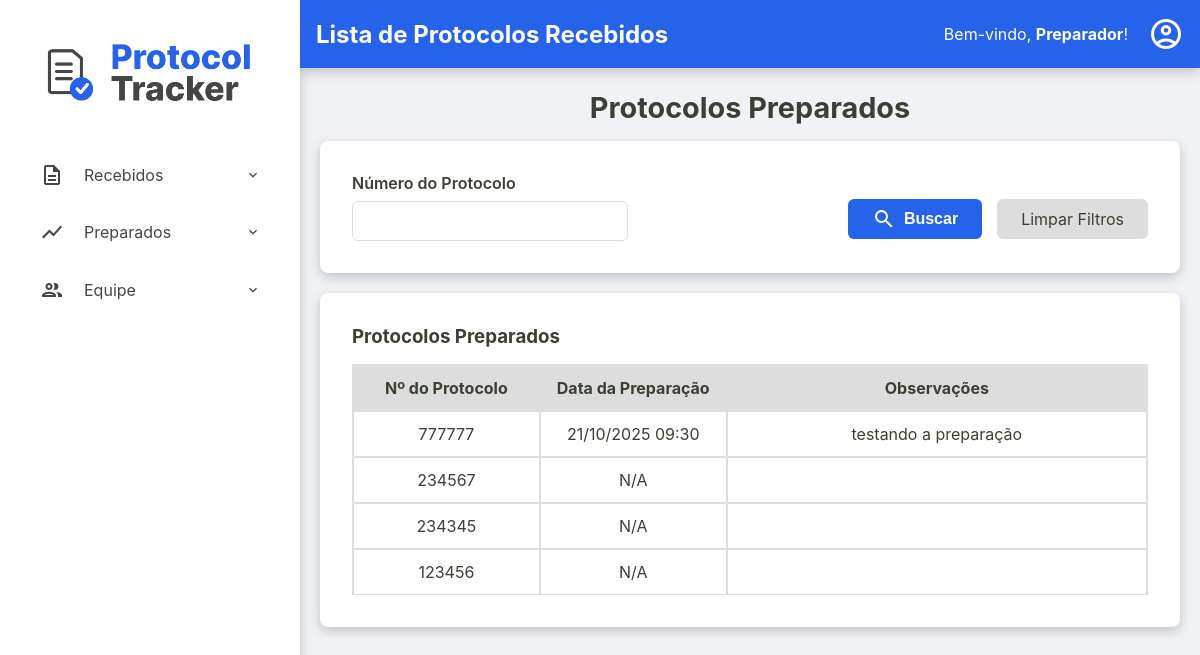
/preparadores/preparados (signed in), run on the app's committed database.
### tables this page shows
CREATE TABLE usuarios (
    id INTEGER PRIMARY KEY AUTOINCREMENT,
    nome TEXT NOT NULL,
    email TEXT NOT NULL UNIQUE,
    cpf TEXT NOT NULL UNIQUE,
    hash_senha TEXT NOT NULL,
    permissao TEXT NOT NULL,
    data_criacao TEXT NOT NULL DEFAULT CURRENT_TIMESTAMP,
    status INTEGER NOT NULL DEFAULT 1
  );

CREATE TABLE protocolos (
    id TEXT PRIMARY KEY,
    id_remessa TEXT NOT NULL,
    numero_protocolo TEXT NOT NULL UNIQUE,
    data_preparacao TEXT NULL,
    id_preparador INTEGER NULL,
    data_digitalizacao TEXT NULL,
    id_digitalizador INTEGER NULL,
    status TEXT NOT NULL DEFAULT 'RECEBIDO',
    quantidade_paginas INTEGER NULL CHECK (quantidade_paginas >= 0),
    observacoes TEXT NULL,
    FOREIGN KEY (id_remessa) REFERENCES remessas (id),
    FOREIGN KEY (id_preparador) REFERENCES usuarios (id),
    FOREIGN KEY (id_digitalizador) REFERENCES usuarios (id)
  );

### src/Controller/ProtocoloController.php (called while the page is built, shortened)
<?php
class ProtocoloController
{
    private ?Usuario $usuario_logado = null;
    public function __construct(
        private ProtocoloRepository $protocoloRepository,
        private ProtocoloService $protocoloService,
        private UsuarioRepository $usuarioRepository,
        private RemessaRepository $remessaRepository,
        private DashboardService $dashboardService
    ) {
        $id_usuario = $_SESSION['usuario_logado_id'] ?? null;
        if ($id_usuario) {
            $this->usuario_logado = $this->usuarioRepository->findById($id_usuario);
        }
    }
    public function preparadores_listaPreparados()
    {
        try {
            $numeroFiltro = $_GET['numero_protocolo'] ?? null;
            $listaProtocolosPreparados = $this->protocoloRepository->searchByNumeroEStatus($numeroFiltro, 'PREPARADO');
            $titulo_da_pagina = "Lista de Protocolos Recebidos";
            $usuario_logado = $this->usuario_logado;
            require __DIR__ . '/../../templates/preparadores/preparados.php';
        } catch (Exception $e) {
            $this->home($e->getMessage());
        }
    }
}

### src/Repository/UsuarioRepository.php (called while the page is built, shortened)
<?php
class UsuarioRepository implements UsuarioRepositoryInterface
{
    private PDO $connection;
    public function __construct(PDO $connection)
    {
        $this->connection = $connection;
    }
    public function findById(int $id): ?Usuario
    {
        $sqlQuery = "SELECT * FROM usuarios WHERE id = :id;";
        $stmt = $this->connection->prepare($sqlQuery);
        $stmt->bindValue(':id', $id);
        $stmt->execute();
        $dadosUsuario = $stmt->fetch();
        return Usuario::fromArray($dadosUsuario);
    }
}

### src/Model/Usuario.php (called while the page is built, shortened)
<?php
class Usuario {
    public function getNome(): string { return $this->nome; }
    public static function fromArray(array $array): self
    {
        try {
            $data_criacao = isset($array['data_criacao']) ? new DateTimeImmutable($array['data_criacao']) : null;
        } catch (Exception $e) {
            throw new Exception("Falha ao criar data");
        }
        return new self(
            (int) $array['id'],
            $array['nome'],
            $array['email'],
            $array['cpf'],
            $array['hash_senha'],
            $array['permissao'],
            $data_criacao,
            (bool) $array['status']
        );
    }
}

### src/Controller/Admin/RemessaController.php (called while the page is built, shortened)
<?php
class RemessaController
{
    public function __construct(
        private RemessaRepository $remessaRepository,
        private RemessaService $remessaService,
        private ProtocoloRepository $protocoloRepository,
        private ProtocoloService $protocoloService,
        private UsuarioRepository $usuarioRepository,
        private DashboardService $dashboardService,
        private UsuarioService $usuarioService
    ) {
        $id_usuario = $_SESSION['usuario_logado_id'] ?? null;
        if ($id_usuario) {
            $this->usuario_logado = $this->usuarioRepository->findById($id_usuario);
        }
    }
}

### src/Repository/ProtocoloRepository.php (called while the page is built, shortened)
<?php
class ProtocoloRepository implements ProtocoloRepositoryInterface
{
    private PDO $connection;
    public function __construct(PDO $connection)
    {
        $this->connection = $connection;
    }
    public function searchByNumeroEStatus(?string $numero_protocolo = null, string $status): array
    {
        $sqlConditions = [];
        $parameters = [];
        $sqlConditions[] = 'status = :status';
        $parameters[':status'] = $status;
        $sqlQuery = 'SELECT * FROM protocolos WHERE ' . implode(' AND ', $sqlConditions) . ' ORDER BY numero_protocolo DESC;';
        $stmt = $this->connection->prepare($sqlQuery);
        $stmt->execute($parameters);
        return $this->hidrataLista($stmt);
    }
    private function hidrataLista(PDOStatement $stmt): array
    {
        $listaDeProtocolos = [];
        while($dadosProtocolo = $stmt->fetch()){
            $listaDeProtocolos[] = Protocolo::fromArray($dadosProtocolo);
        }
        return $listaDeProtocolos;
    }
}

### src/Model/Protocolo.php (called while the page is built, shortened)
<?php
class Protocolo {
    public function getNumeroProtocolo(): string { return $this->numero_protocolo; }
    public function getDataPreparacao(): ?DateTimeImmutable { return $this->data_preparacao; }
    public function getObservacoes(): ?string { return $this->observacoes; }
    public static function fromArray(array $array): self
    {
        try {
            $data_preparacao = isset($array['data_preparacao']) ? new DateTimeImmutable($array['data_preparacao']) :  null;
            $data_digitalizacao = isset($array['data_digitalizacao']) ? new DateTimeImmutable($array['data_digitalizacao']) :  null;
        } catch (Exception $e) {
            throw new Exception("Falha ao criar data");
        }
        return new self(
            $array['id'],
            $array['id_remessa'],
            $array['numero_protocolo'],
            $data_preparacao,
            isset($array['id_preparador']) ? (int) $array['id_preparador'] : null,
            $data_digitalizacao,
            isset($array['id_digitalizador']) ? (int) $array['id_digitalizador'] : null,
            $array['status'],
            isset($array['quantidade_paginas']) ? (int) $array['quantidade_paginas'] : null,
            $array['observacoes'] ?? null,
        );
    }
}

### templates/preparadores/preparados.php (the view, shortened to what this page needs)
<?php require __DIR__ . '/../components/_header.php'; ?>
<h2>Protocolos Preparados</h2>
<div class="container-principal-busca">
<div class="form-container busca-form-container">
        <form action="/preparadores/preparados" method="get" class="busca-form">
            <div class="form-row">
                <div class="form-group">
                    <label for="numero_protocolo">Número do Protocolo</label>
                    <input type="text" id="numero_protocolo" name="numero_protocolo" value="<?= htmlspecialchars($_GET['numero_protocolo'] ?? '') ?>">
                </div>
            </div>
            <div class="form-actions">
                <button type="submit" class="btn-buscar">
                    <span class="material-icons-outlined">search</span> Buscar
                </button>
                <a href="/preparadores/preparados" class="btn-limpar">Limpar Filtros</a>
            </div>
        </form>
</div>
<div class="listagem-container">
    <h3>Protocolos Preparados</h3>
    <table id="tabela-protocolos" class="protocolos-table datatable-js tabela-protocolos">
        <thead>
            <tr>
                <th>Nº do Protocolo</th>
                <th>Data da Preparação</th>
                <th>Observações</th>
            </tr>
        </thead>
        <tbody>
            <?php
                $fusoHorarioLocal = new DateTimeZone('America/Campo_Grande');
            ?>
            <?php foreach ($listaProtocolosPreparados as $protocolo): ?>
                <tr>
                    <td><?= htmlspecialchars($protocolo->getNumeroProtocolo()) ?></td>
                    <td><?= $protocolo->getDataPreparacao() ? $protocolo->getDataPreparacao()->setTimezone($fusoHorarioLocal)->format('d/m/Y H:i') : 'N/A' ?></td>
                    <td class="coluna-observacoes" title="<?= htmlspecialchars($protocolo->getObservacoes() ?? '') ?>">
                        <?= htmlspecialchars($protocolo->getObservacoes() ?? 'N/A') ?>
                    </td>
                </tr>
            <?php endforeach; ?>
        </tbody>
    </table>
</div>
</div>
<?php require __DIR__ . '/../components/_footer.php'; ?>

### templates/components/_content-header.php (shortened to what this page needs)
<div class="content-header">
    <div class="header-title">
        <h2><?= isset($titulo_da_pagina) ? htmlspecialchars($titulo_da_pagina) : 'Página sem Título' ?></h2>
    </div>
    <div class="logout">
        <?php if (isset($usuario_logado) && $usuario_logado): ?>
            <div class="welcome-message">
                <span>Bem-vindo, <strong><?= htmlspecialchars($usuario_logado->getNome()) ?></strong>!</span>
            </div>
            <div class="dropdown">
                <a href="#" id="user-menu-toggle" class="action-icon" title="Opções do Usuário">
                    <span class="material-icons-outlined">account_circle</span>
                </a>
            </div>
        <?php endif; ?>
    </div>
</div>

### data on the page
usuarios: nome "Preparador"
protocolos: numero_protocolo "777777", format "21/10/2025 09:30", observacoes "testando a preparação"
protocolos: numero_protocolo "234567", shows "N/A"
protocolos: numero_protocolo "234345", shows "N/A"
protocolos: numero_protocolo "123456", shows "N/A"

### other printed values
$titulo_da_pagina "Lista de Protocolos Recebidos"
